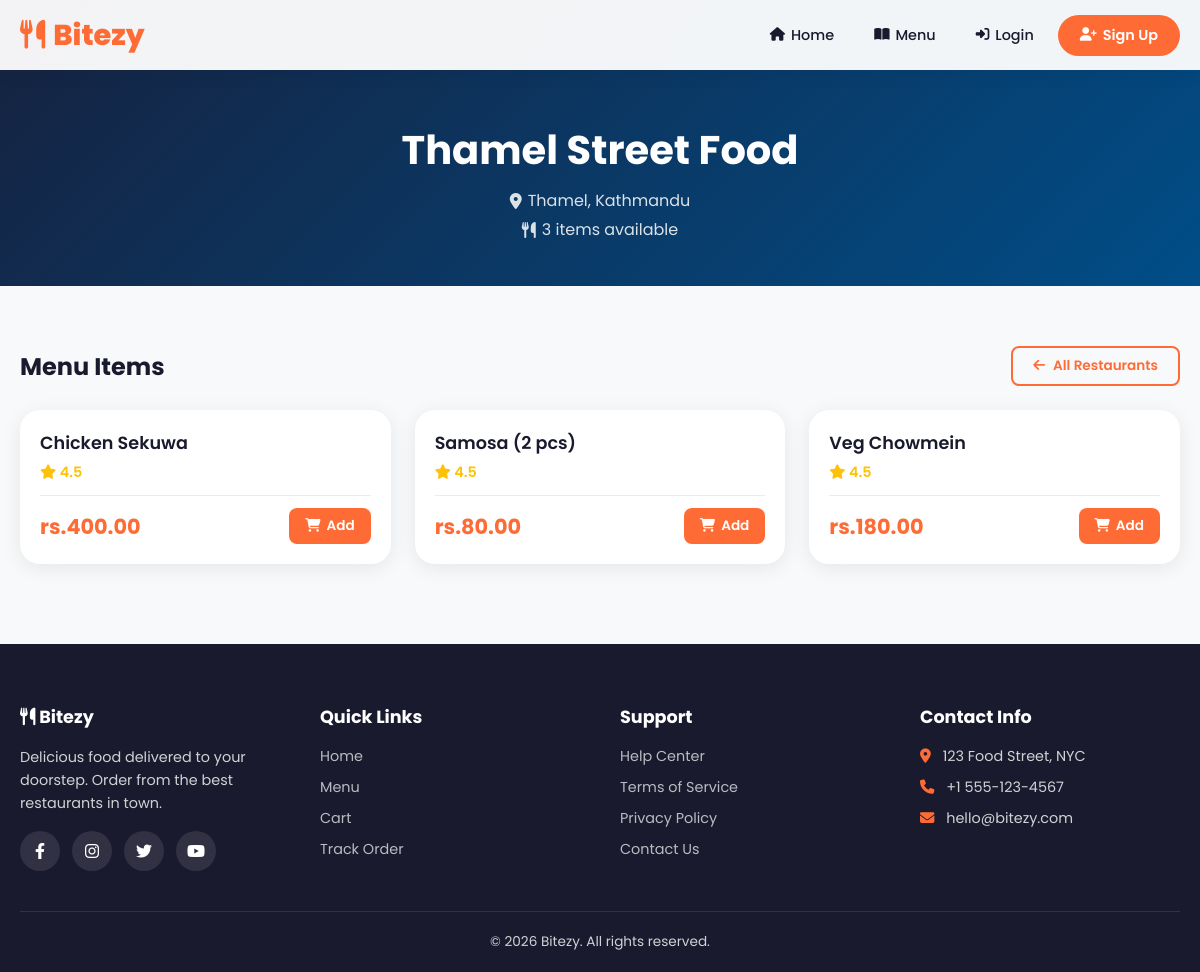
/pages/menu.php?restaurant=4, run on the app's committed database.
### tables this page shows
CREATE TABLE restaurants (
  id INT AUTO_INCREMENT PRIMARY KEY,
  name VARCHAR(150) NOT NULL,
  location TEXT,
  image_url VARCHAR(255) DEFAULT '',
  created_at TIMESTAMP DEFAULT CURRENT_TIMESTAMP
);

CREATE TABLE menu_items (
  id INT AUTO_INCREMENT PRIMARY KEY,
  restaurant_id INT NOT NULL,
  name VARCHAR(150) NOT NULL,
  description TEXT,
  price DECIMAL(10,2) NOT NULL,
  rating DECIMAL(2,1) DEFAULT 4.5,
  image_url VARCHAR(255) DEFAULT '',
  created_at TIMESTAMP DEFAULT CURRENT_TIMESTAMP,
  FOREIGN KEY (restaurant_id) REFERENCES restaurants(id) ON DELETE CASCADE
);

### includes/db.php (called while the page is built, shortened)
<?php
function getDB() {
  static $conn = null;
  if ($conn === null) {
    try {
      $conn = new mysqli(DB_HOST, DB_USER, DB_PASS, DB_NAME);
      $conn->set_charset('utf8mb4');
    } catch (Exception $e) {
      die('Database connection error. Please check your configuration.');
    }
  }
  return $conn;
}
function dbQuery($sql, $params = []) {
  $conn = getDB();
  if (!empty($params)) {
    $stmt = $conn->prepare($sql);
    $types = '';
    foreach ($params as $param) {
      if (is_int($param)) $types .= 'i';
      elseif (is_double($param)) $types .= 'd';
      elseif (is_string($param)) $types .= 's';
      else $types .= 's';
    }
    $stmt->bind_param($types, ...$params);
    $stmt->execute();
    $result = $stmt->get_result();
    return $result;
  } else {
    return $conn->query($sql);
  }
}

### pages/menu.php (the view, shortened to what this page needs)
<?php require_once __DIR__ . '/../includes/db.php'; ?>
<?php include __DIR__ . '/../includes/header.php'; ?>
<?php
$restaurantId = isset($_GET['restaurant']) ? (int)$_GET['restaurant'] : 0;
$restaurant = null;
$menuItems = [];
if ($restaurantId > 0) {
  $restResult = dbQuery("SELECT * FROM restaurants WHERE id = ?", [$restaurantId]);
  $restaurant = $restResult ? $restResult->fetch_assoc() : null;
  if ($restaurant) {
    $itemsResult = dbQuery("SELECT * FROM menu_items WHERE restaurant_id = ? ORDER BY name", [$restaurantId]);
    if ($itemsResult) $menuItems = $itemsResult->fetch_all(MYSQLI_ASSOC);
  }
}
$allItems = [];
?>
<?php if ($restaurant): ?>
<div class="restaurant-detail-header">
  <h1><?php echo htmlspecialchars($restaurant['name']); ?></h1>
  <p><i class="fas fa-map-marker-alt"></i> <?php echo htmlspecialchars($restaurant['location']); ?></p>
  <p><i class="fas fa-utensils"></i> <?php echo count($menuItems); ?> items available</p>
</div>
<?php endif; ?>
<section class="section" style="padding-top: <?php echo $restaurant ? '20px' : '0'; ?>">
  <?php if ($restaurant): ?>
    <div style="margin-bottom:24px;display:flex;justify-content:space-between;align-items:center;flex-wrap:wrap;gap:12px;">
      <h2 style="font-size:1.5rem;">Menu Items</h2>
      <a href="<?php echo SITE_URL; ?>/pages/menu.php" class="btn btn-outline" style="padding:8px 20px;font-size:0.85rem;">
        <i class="fas fa-arrow-left"></i> All Restaurants
      </a>
    </div>
  <?php endif; ?>
  <div class="menu-grid" id="menuGrid">
    <?php
    $items = $restaurant ? $menuItems : $allItems;
    if (count($items) > 0):
      foreach ($items as $item):
        $rating = (float)($item['rating'] ?? 4.5);
      ?>
      <div class="menu-item-card">
        <div class="menu-item-body">
          <h3><?php echo htmlspecialchars($item['name']); ?></h3>
          <div class="menu-item-rating">
            <i class="fas fa-star"></i> <?php echo number_format($rating, 1); ?>
          </div>
          <div class="menu-item-footer">
            <span class="menu-item-price"><?php echo CURRENCY; ?><?php echo number_format($item['price'], 2); ?></span>
            <button class="btn-add-cart" onclick="addToCart(<?php echo $item['id']; ?>, this)">
              <i class="fas fa-shopping-cart"></i> Add
            </button>
          </div>
        </div>
      </div>
    <?php
      endforeach;
    endif; ?>
  </div>
</section>
<?php include __DIR__ . '/../includes/footer.php'; ?>

### assets/css/style.css (style rules this page uses)
:root { --primary: #ff6b35; --primary-dark: #e55a2b; --secondary: #004e89; --accent: #ffb703; --dark: #1a1a2e; --darker: #16213e; --light: #f8f9fa; --gray: #6c757d; --success: #28a745; --danger: #dc3545; --warning: #ffc107; --border: #e9ecef; --shadow: 0 4px 20px rgba(0,0,0,0.08); --shadow-lg: 0 10px 40px rgba(0,0,0,0.12); --radius: 12px; --radius-lg: 20px; --transition: all 0.3s cubic-bezier(0.4, 0, 0.2, 1); }
* { margin: 0; padding: 0; box-sizing: border-box; }
body { font-family: 'Poppins', sans-serif; background: var(--light); color: var(--dark); overflow-x: hidden; min-height: 100vh; display: flex; flex-direction: column; }
.section { padding: 80px 20px; max-width: 1200px; margin: 0 auto; }
.menu-grid { display: grid; grid-template-columns: repeat(auto-fill, minmax(280px, 1fr)); gap: 24px; }
.menu-item-card { background: white; border-radius: var(--radius-lg); overflow: hidden; box-shadow: var(--shadow); transition: var(--transition); position: relative; }
.menu-item-body { padding: 20px; }
.menu-item-body h3 { font-size: 1.1rem; font-weight: 600; margin-bottom: 6px; }
.menu-item-rating { color: var(--warning); font-size: 0.9rem; font-weight: 600; margin-bottom: 12px; }
.menu-item-footer { display: flex; justify-content: space-between; align-items: center; padding-top: 12px; border-top: 1px solid var(--border); }
.menu-item-price { font-size: 1.3rem; font-weight: 700; color: var(--primary); }
.btn-add-cart { background: var(--primary); color: white; border: none; padding: 8px 16px; border-radius: 8px; cursor: pointer; font-weight: 600; transition: var(--transition); font-family: inherit; font-size: 0.85rem; display: flex; align-items: center; gap: 6px; }
.btn { padding: 12px 28px; border: none; border-radius: 8px; font-weight: 600; cursor: pointer; transition: var(--transition); font-family: inherit; font-size: 0.95rem; display: inline-flex; align-items: center; gap: 8px; text-decoration: none; }
.btn-outline { background: transparent; color: var(--primary); border: 2px solid var(--primary); }
.restaurant-detail-header { background: linear-gradient(135deg, var(--darker), var(--secondary)); color: white; padding: 40px 20px; text-align: center; margin: -80px -20px 40px; padding-top: 120px; }
.restaurant-detail-header h1 { font-size: 2.5rem; margin-bottom: 8px; }
.restaurant-detail-header p { opacity: 0.85; margin-bottom: 4px; display: flex; align-items: center; justify-content: center; gap: 6px; }

### data on the page
restaurants: name "Thamel Street Food", location "Thamel, Kathmandu"
menu_items: name "Chicken Sekuwa", rating "4.5", price "400.00"
menu_items: name "Samosa (2 pcs)", rating "4.5", price "80.00"
menu_items: name "Veg Chowmein", rating "4.5", price "180.00"

### other printed values
count($menuItems) "3"
